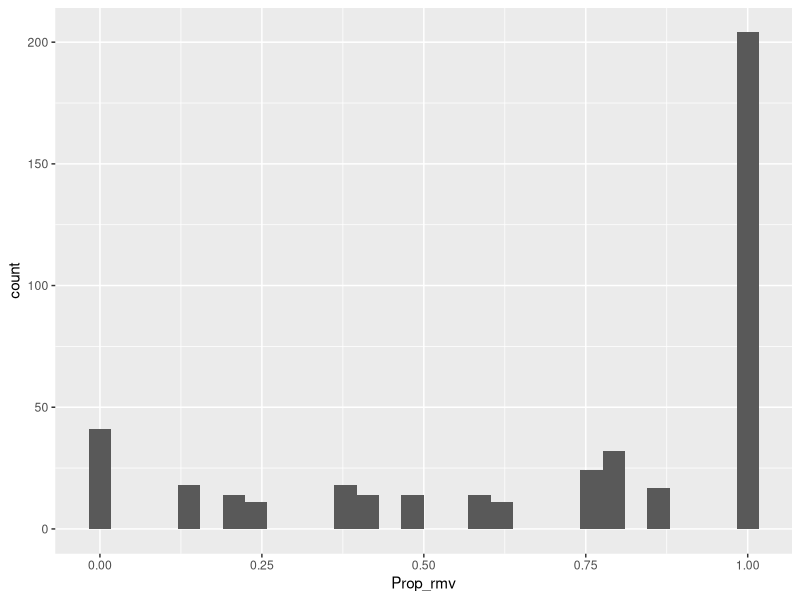
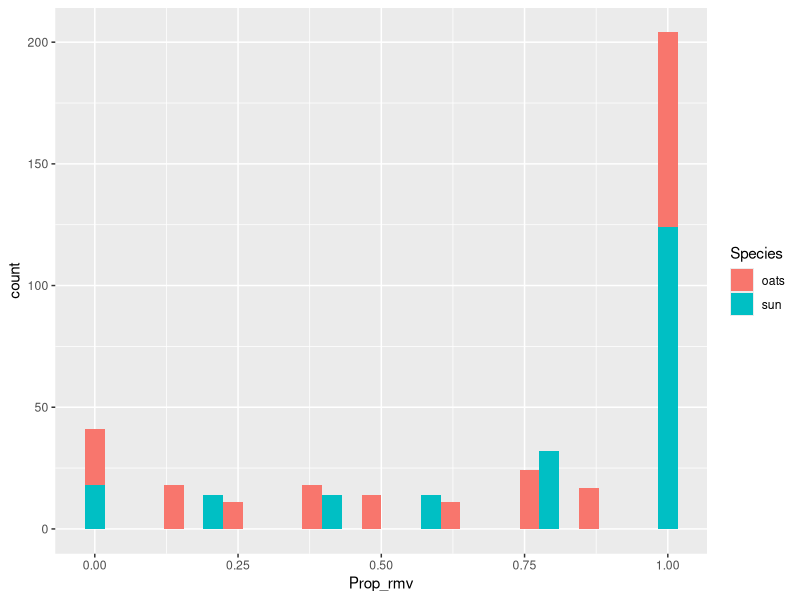
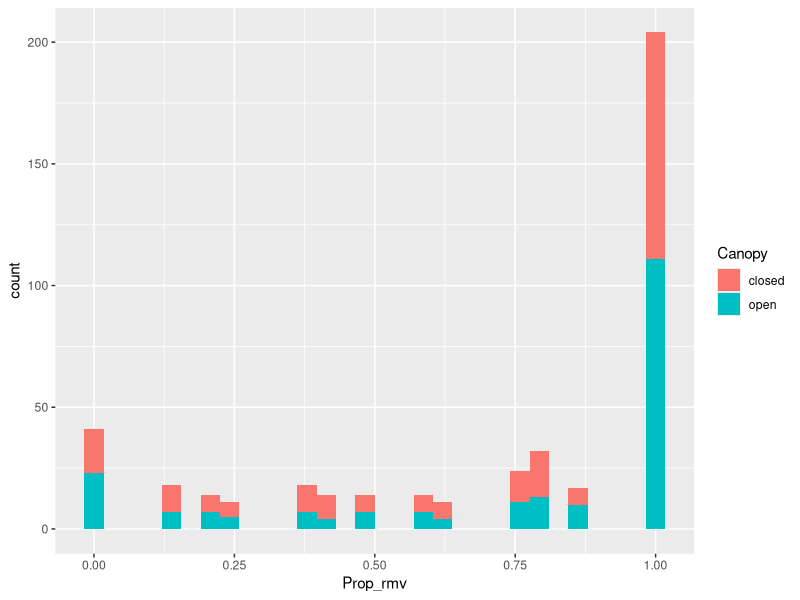

Recreate these plots in R, in order.
### install if necessary, and open tidyverse library
#install.packages("tidyverse")
library("tidyverse")

### read in raw data file and make new columns for proportion removed
Dat <- read_csv("SeedPredationDataForR2019.csv") %>% 
  mutate(N_start = if_else(Species=="sun", 5, ifelse(Species=="oats", 8, NA)),
         Prop_rmv = 1-N_end/N_start)

### take a look at distributions of removal rates
ggplot(Dat, aes(Prop_rmv)) + geom_histogram()
ggplot(Dat, aes(Prop_rmv, fill=Species)) + geom_histogram()
ggplot(Dat, aes(Prop_rmv, fill=Canopy)) + geom_histogram()
